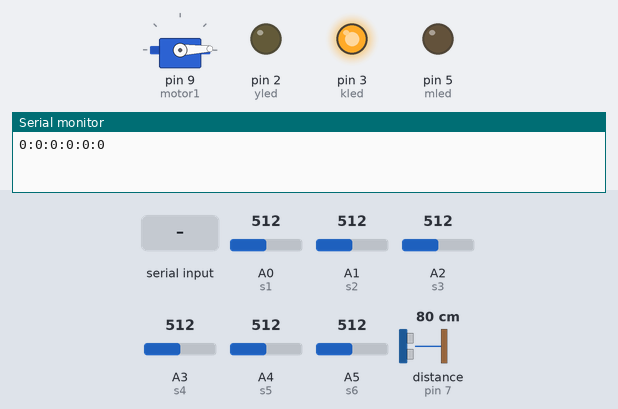
Bench run of a sketch on a simulated Arduino Uno, built with avr-gcc and run on an emulated ATmega328P. Shown: servo, output pins drawn as LEDs (lit = HIGH), the last lines printed to the serial monitor. Inputs (shaded band) come from the test bench; at power-on: distance to the obstacle (sensor on pin 7) 80 cm, A0 (s1) = 512, A1 (s2) = 512, A2 (s3) = 512, A3 (s4) = 512, A4 (s5) = 512, A5 (s6) = 512. The echo pulse lasts 58.3 µs per cm; pins used as bus, display or sensor lines are not drawn.

Above: at 1.2 s.
1.3 s: distance to the obstacle (sensor on pin 7) set to 11 cm
2.9 s: distance to the obstacle (sensor on pin 7) set to 8 cm
At 3.97 s:
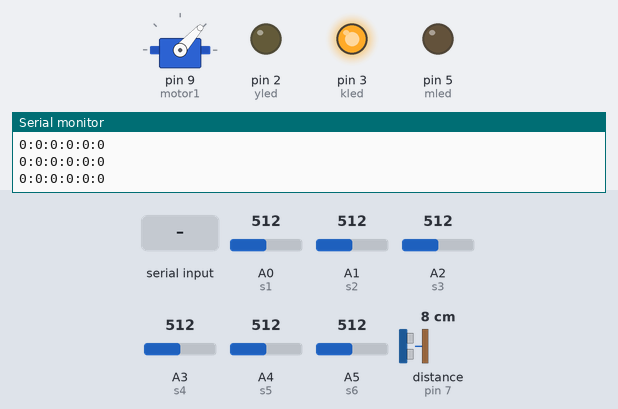
5.0 s: "acil" received over Serial
At 6.7 s:
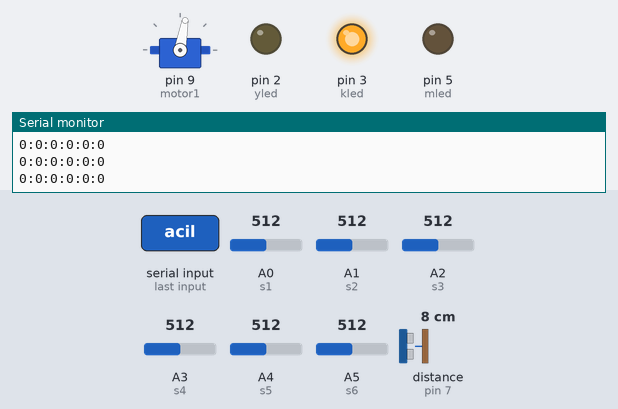
7.9 s: "acil" received over Serial
At 9.9 s:
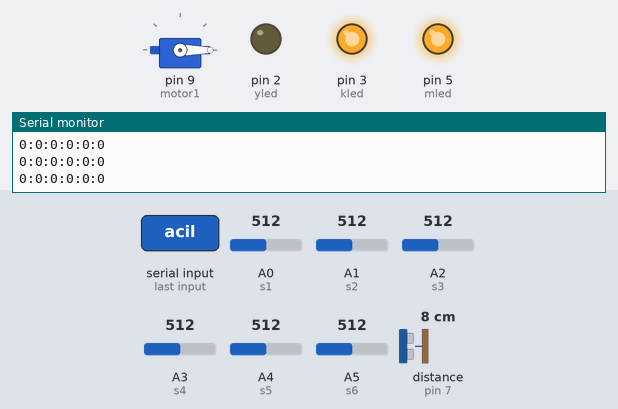
10.4 s: distance to the obstacle (sensor on pin 7) set to 18 cm
Timing chart, 0 to 13.4 s (numbered marks = the images above; inputs shaded):
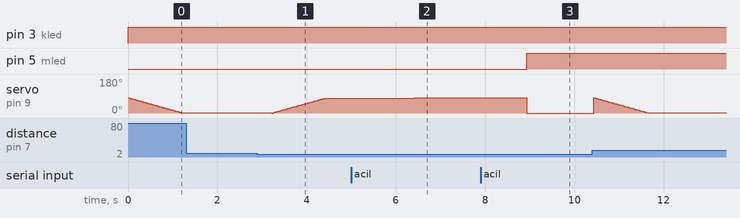

Measured:
- the behaviour switches between 10 and 9 cm on distance to the obstacle (sensor on pin 7) (found by bisection; images 0 and 1)
- after the input at 5.0 s, servo on pin 9 (motor1): 79° → 80° after 1.4 s
- after the input at 7.9 s, pin 5 (mled): LOW → HIGH after 1.0 s; servo on pin 9 (motor1): 80° → 0° after 1.0 s

The sketch:

Otopark1.ino
```cpp
  #include <Servo.h>        // SERVO MOTORUN KÜTÜPHANESİ DAHİL EDİLİYOR
Servo motor1;             // SERVO MOTORA İSİM VERİLDİ

#define limit 10     // ARAÇ ALGILAMA MESAFESİ
#define kapihizi 15   // GARAÇ AÇMA-KAPAMA HIZI TERS ORANTILI
#define ldrlimit 100
#define s1 A0     //LDR 1 BAĞLANTI PİNİ
#define s2 A1     //LDR 2 BAĞLANTI PİNİ
#define s3 A2     //LDR 3 BAĞLANTI PİNİ
#define s4 A3     //LDR 4 BAĞLANTI PİNİ
#define s5 A4     //LDR 5 BAĞLANTI PİNİ
#define s6 A5     //LDR 6 BAĞLANTI PİNİ
#define yled 2    // LEDİN YEŞİL BACAĞININ BAĞLANTI PİNİ
#define kled 3    // LEDİN KIRMIZI BACAĞININ BAĞLANTI PİNİ
#define mled 5    // LEDİN MAVİ BACAĞININ BAĞLANTI PİNİ

int d1 = 0;       // LDR 1 DEN OKUNAN DEĞERİ ALACAK DEĞİŞKEN
int d2 = 0;       // LDR 2 DEN OKUNAN DEĞERİ ALACAK DEĞİŞKEN
int d3 = 0;       // LDR 3 DEN OKUNAN DEĞERİ ALACAK DEĞİŞKEN
int d4 = 0;       // LDR 4 DEN OKUNAN DEĞERİ ALACAK DEĞİŞKEN
int d5 = 0;       // LDR 5 DEN OKUNAN DEĞERİ ALACAK DEĞİŞKEN
int d6 = 0;       // LDR 6 DEN OKUNAN DEĞERİ ALACAK DEĞİŞKEN

int tr1 = 6;      // MESAFE SENSÖRÜ TRIGGER BAĞLANTI PİNİ
int ec1 = 7;      // MESAFE SENSÖRÜ ECHO BAĞLANTI PİNİ

int pos = 0;      // MOTORUN BAŞLANGIÇ AÇI DEĞERİ

long sure1;       // MESAFE ÖLÇÜMÜNDE KULLANILAN SÜRE DEĞİŞKENİ
long mesafe1;     // MESAFE ÖLÇÜMÜNDE KULLANILAN MESAFE DEĞİŞKENİ

bool acik1 = true;    // KAPININ DURUMUNU ALAN DEĞİŞKEN
bool dolu = false;    // PARK YERİNİN DURUMUNU ALAN DEĞİŞKEN
bool acil = false;    // ACİL DURUMU ALAN DEĞİŞKEN

void setup() {

  Serial.begin(9600);       // PC BAĞLANTISI BAŞLATILIYOR
  pinMode(tr1, OUTPUT);     // MESAFE SENSÖRÜ TRIGGER PİNİ ÇIKIŞ OLARAK AYARLANDI
  pinMode(ec1, INPUT);      // MESAFE SENSÖRÜ ECHO PİNİ GİRİŞ OLARAK AYARLANDI
  pinMode(yled, OUTPUT);    // LEDİN YEŞİL BACAK PİNİ ÇIKIŞ OLARAK AYARLANDI
  pinMode(kled, OUTPUT);    // LEDİN KIRMIZI BACAK PİNİ ÇIKIŞ OLARAK AYARLANDI
  pinMode(mled, OUTPUT);    // LEDİN MAVİ BACAK PİNİ ÇIKIŞ OLARAK AYARLANDI

  motor1.attach(9);         // MOTORUN BAĞLANDIĞI PİN BELİRLENDİ
}

void loop() {

  if (Serial.available() > 0) {
    String gelen = Serial.readString();
    if (gelen.indexOf("acil") > -1) {
      if (acil == false) {
        digitalWrite(yled, HIGH);
        digitalWrite(kled, HIGH);
        digitalWrite(mled, LOW);  // low rgbd
        acil = true;
        motor1.write(80);
      } else {
        acil = false;
        motor1.write(0);
        digitalWrite(mled, HIGH);  // hıgh rgb
      }
      gelen = "";
    }
  }


  d1 = analogRead(s1);      // LDR 1 DEN DEĞER OKUNDU
  d2 = analogRead(s2);      // LDR 2 DEN DEĞER OKUNDU
  d3 = analogRead(s3);      // LDR 3 DEN DEĞER OKUNDU
  d4 = analogRead(s4);      // LDR 4 DEN DEĞER OKUNDU
  d5 = analogRead(s5);      // LDR 5 DEN DEĞER OKUNDU
  d6 = analogRead(s6);      // LDR 6 DAN DEĞER OKUNDU
  /*
    Serial.print(d1);Serial.print(" - ");
    Serial.print(d2);Serial.print(" - ");
    Serial.print(d3);Serial.print(" - ");
    Serial.print(d4);Serial.print(" - ");
    Serial.print(d5);Serial.print(" - ");
    Serial.println(d6);
  */

  if (d1 > ldrlimit) {     // EĞER OKUNAN DEĞER 400 DEN BÜYÜKSE
    d1 = 0;           // OKUNAN DEĞERİ 1 YAP
  } else {            // EĞER OKUNAN DEĞER 400 DEN BÜYÜK DEĞİLSE
    d1 = 1;           // OKUNAN DEĞERİ 0 YAP
  }

  if (d2 > ldrlimit) {
    d2 = 0;
  } else {
    d2 = 1;
  }

  if (d3 > ldrlimit) {
    d3 = 0;
  } else {
    d3 = 1;
  }

  if (d4 > ldrlimit) {
    d4 = 0;
  } else {
    d4 = 1;
  }

  if (d5 > ldrlimit) {
    d5 = 0;
  } else {
    d5 = 1;
  }

  if (d6 > ldrlimit) {
    d6 = 0;
  } else {
    d6 = 1;
  }

  if ((d1 + d2 + d3 + d4 + d5 + d6) > 5) {  // TÜM OKUNAN DEĞERLERİN TOPLAMI 5 TEN BÜYÜKSE...
    dolu = true;                            // DOLU DEĞİŞKENİNİ DOĞRU YAP
    digitalWrite(kled, 0);                  // KIRMIZI LED PİNİNİ 0V YAP
    digitalWrite(yled, 1);                  // YEŞİL LED PİNİNİ 5V YAP
  } else {                                  // TÜM OKUNAN DEĞERLERİN TOPLAMI 5 TEN BÜYÜK DEĞİLSE ...
    dolu = false;                           // DOLU DEĞİŞKENİNİ YANLIŞ YAP
    digitalWrite(kled, 1);                  // KIRMIZI LED PİNİNİ 5V YAP
    digitalWrite(yled, 0);                  // YEŞİL LED PİNİNİ 0V YAP
  }

  // OKUNAN DEĞERLER ARASINDA ":" OLARAK TEK SATIR HALİNDE PC YE GÖNDERİLİYOR...
  Serial.print(d1);
  Serial.print(":");
  Serial.print(d2);
  Serial.print(":");
  Serial.print(d3);
  Serial.print(":");
  Serial.print(d4);
  Serial.print(":");
  Serial.print(d5);
  Serial.print(":");
  Serial.println(d6);

  if (acil == false) {
    digitalWrite(tr1, LOW);       // TRIGGER PİNİ 0V YAPILDI
    delayMicroseconds(5);
    digitalWrite(tr1, HIGH);      // TRIGGER PİNİ 5V YAPILDI
    delayMicroseconds(10);
    digitalWrite(tr1, LOW);       // TRIGGER PİNİ 0V YAPILDI

    sure1 = pulseIn(ec1, HIGH);   // ARADA GEÇEN SÜRE İLE MESAFE HESAPLANIYOR...
    mesafe1 = (sure1 / 29.1) / 2;
    if (mesafe1 > 200) {          // MESAFE 200cm DEN BÜYÜKSE 200 OLARAK KABUL ET
      mesafe1 = 200;
    }
    if (mesafe1 < 1) {         // MESAFE 1cm DEN KÜÇÜKSE 200 OLARAK KABUL ET
      mesafe1 = 200;
    }


    if (dolu == false) {                    // OTOPARK DOLU DEĞİLSE...
      if (mesafe1 < limit) {                // MESAFE LİMİT DEĞERİNDEN KÜÇÜKSE...
        if (acik1 == false) {               // KAPI AÇIK DEĞİLSE...
          for (pos = 0; pos < 80; pos++) {  // KAPI AÇILIYOR...
            motor1.write(pos);
            delay(kapihizi);
          }
          acik1 = true;                     // KAPI DURUMU AÇIK OLARAK ATANDI
        }
      }
      //delay(5000);
      if (mesafe1 > limit) {                // MESAFE LİMİT DEĞERDEN BÜYÜKSE...
        if (acik1 == true) {                // KAPI AÇIK İSE...
          for (pos = 80; pos > 0; pos--) {  // KAPI KAPATILIYOR...
            motor1.write(pos);
            delay(kapihizi);
          }
          acik1 = false;                    // KAPI DURUMU KAPALI OLARAK ATANDI
        }
      }
    }
  }
  delay(500);                             // BAŞA DÖNMEK İÇİN YARIM SN BEKLE...
}
```
